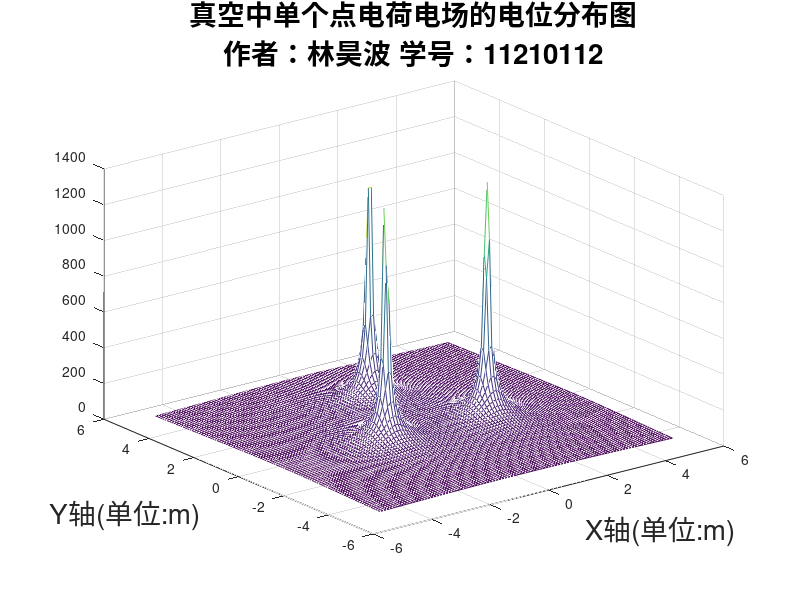

MATLAB code to generate this figure: (Note: this script raises an error after producing the figure.)
clear;

clc;

 

figure(1)

k=9e9;

Q=8e-9;

xm=5;

ym=5;

x=linspace(-xm,xm,100);

y=linspace(-ym,ym,100);

[X,Y]=meshgrid(x,y);

R1=sqrt((X+sqrt(3)).^2+(Y+1).^2);

V1=k*Q./R1;

R2=sqrt((X-sqrt(3)).^2+(Y+1).^2);

V2=k*Q./R2;

R3=sqrt(X.^2+(Y-2).^2);

V3=k*Q./R3;

V=V1+V2+V3;

mesh(X,Y,V);

hold on;

title({'真空中单个点电荷电场的电位分布图';'作者：林昊波 学号：11210112'},'fontsize',20);

xlabel('X轴(单位:m)','fontsize',20);

ylabel('Y轴(单位:m)','fontsize',20);

 

figure(2)

Vmin=0;

Vmax=2000;

Veq=linspace(Vmin,Vmax,1000);

contour(X,Y,V,Veq);

grid on

hold on

plot(0,2,'o','MarkerSize',12)

plot(-sqrt(3),-1,'o','MarkerSize',12)

plot(sqrt(3),-1,'o','MarkerSize',12)

title({'真空中单个点电荷电场的等电位线';'作者：林昊波 学号：11210112'},'fontsize',20);

xlabel('X轴(单位:m)','fontsize',20);

ylabel('Y轴(单位:m)','fontsize',20);

 

figure(3)

[Ex,Ey]=gradient(-V);

del_theta=10;

theta=(0:del_theta:360).*pi/180;

xs=0.004*cos(theta);

ys=0.004*sin(theta);

streamline(X,Y,Ex,Ey,xs,ys+2)

hold on

streamline(X,Y,Ex,Ey,xs+sqrt(3),ys-1)

hold on

streamline(X,Y,Ex,Ey,xs-sqrt(3),ys-1)

grid on

hold on

contour(X,Y,V,Veq);

plot(0,2,'o','MarkerSize',12)

plot(-sqrt(3),-1,'o','MarkerSize',12)

plot(sqrt(3),-1,'o','MarkerSize',12)

title({'真空中单个点电荷电场的等电位线和电力线（用光滑连续曲线表示）';'作者：林昊波 学号：11210112'},'fontsize',12);

xlabel('X轴(单位:m)','fontsize',12);

ylabel('Y轴(单位:m)','fontsize',12);

 

figure(4)

E=sqrt(Ex.^2+Ey.^2);

Ex=Ex./E;

Ey=Ey./E;

quiver(X,Y,Ex,Ey);

hold on;

contour(X,Y,V,Veq);

title({'真空中单个点电荷电场的等电位线和电力线（用归一化箭头表示）';'作者：林昊波 学号：11210112'},'fontsize',12);

xlabel('X轴(单位:m)','fontsize',12);

ylabel('Y轴(单位:m)','fontsize',12);
